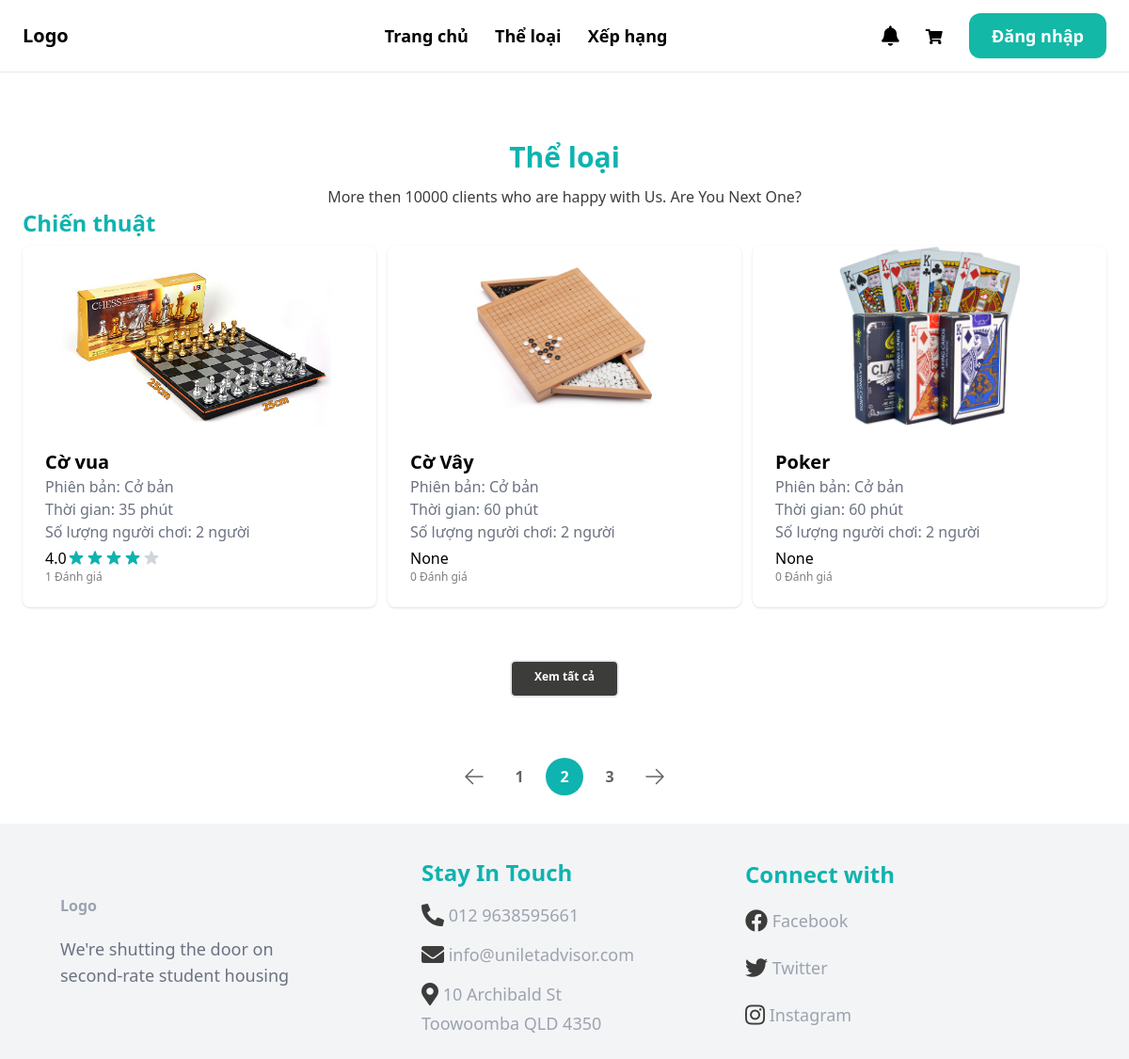
The app's page /allCategories/, older data.
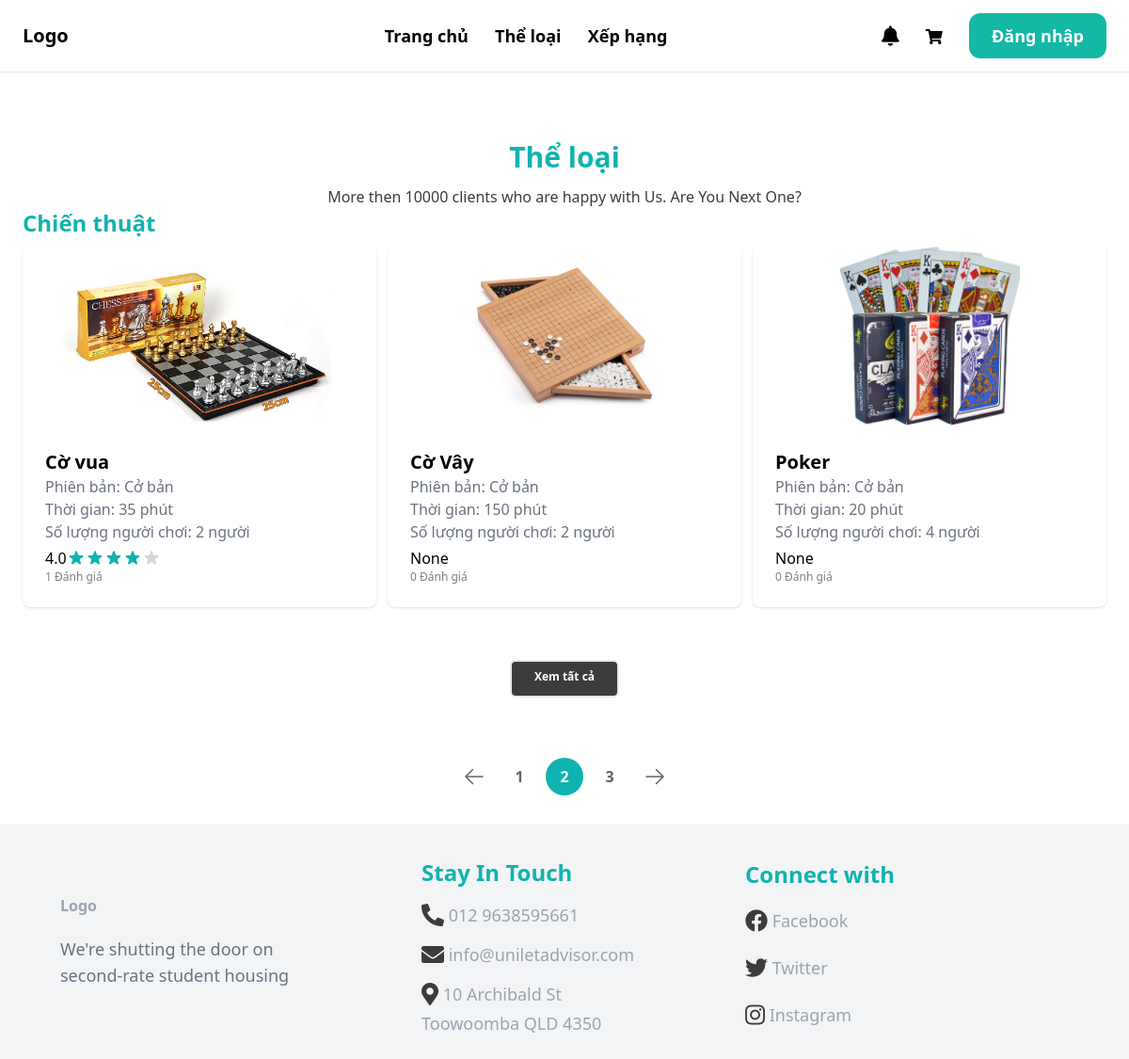
The same page, newer data.
### boardgame/models.py (models this page shows, shortened)
class  Boardgame(models.Model):
    AGE_RATINGS = (
        ('G', 'Phổ biến'),
        ('7+', 'Trên 7 tuổi'),
        ('12+', 'Trên 12 tuổi'),
        ('16+', 'Trên 16 tuổi'),
        ('18+', 'Trên 18 tuổi'),
    )
    STATUS_BG = (
        ('out_of_stock', 'Boardgame này đã hết'),
        ('stocking', 'Boardgame này vẫn còn'),
    )
    bgid = ShortUUIDField(unique=True, primary_key=True, prefix="bg", alphabet='1234567890', length=2, max_length=6)
    user = models.ForeignKey(User, on_delete=models.SET_NULL, null=True)
    date = models.DateTimeField(default=timezone.now)
    category= models.ForeignKey(Category, on_delete=models.SET_NULL, null=True)
    version = models.ForeignKey(Version, on_delete=models.SET_NULL, null=True)
    title = models.CharField(max_length=100)
    image = models.ImageField(upload_to="user_directory_path")
    description = models.TextField(null=True, blank=True, default="This is the boardgame")
    rule = models.TextField(null=True, blank=True, default="This is rule for boardgame")
    age_rating = models.CharField(choices=AGE_RATINGS, max_length=5, default="G")
    people = models.IntegerField()
    play_time = models.IntegerField()
    price = models.DecimalField(max_digits=99999999999999, decimal_places=2)
    author = models.ForeignKey(Author, on_delete=models.SET_NULL, null=True, blank=True)
    producer = models.ForeignKey(Producer, on_delete=models.SET_NULL, null=True, blank=True)
    publication_year = models.IntegerField(default="2000")
    boardgame_status = models.CharField(choices=STATUS_BG, max_length=20, default="out_of_stock")
    in_stock = models.PositiveIntegerField(default=0)
    order = models.PositiveIntegerField(default=0)
    rental = models.PositiveIntegerField(default=0)
    total = models.PositiveIntegerField(default=0)
    class Meta:
        verbose_name_plural = "Boardgame"
    def get_average_rating(self):
        return self.reviews.aggregate(avg_rating=Avg('rating'))['avg_rating']
    @property
    def draw_average_stars(self):
        if (self.get_average_rating()):
            average_stars = int(self.get_average_rating())
            return range(0,average_stars)
    @property
    def draw_non_stars(self):
        if (self.get_average_rating()):
            average_stars = int(self.get_average_rating())
            return range(0,5-average_stars)

class Version(models.Model):
    title = models.CharField(max_length=100, default=None)
    vid = ShortUUIDField(unique=True, primary_key=True, prefix="ver", alphabet='1234567890', length=2, max_length=6)
    description = models.TextField(null=True, blank=True)
    class Meta:
        verbose_name_plural = 'Version'
    def __str__(self):
        return self.title

### core/views.py (the view)
# urls.py: path('allCategories/', views.allCategories, name='allCategories'),
def allCategories(request):
    categories = Category.objects.all()
    return render(request, 'core/allCategories.html',{
        'categories': categories,
    })

### templates/core/allCategories.html (shortened to what the changed rows need)
{% extends 'core/base.html' %}
{% load static %}
{% block content %}
    <div class="grid grid-row-2 gap-2 ">
        {% for categori in categories %}
            <a href="{% url "core:category" categori.cid %}">
                <p class="text-left text-2xl font-bold text-[#0FB3AF]">{{ categori.title }}</p>
            </a>
            <div class="grid grid-cols-3 gap-3 ">
                {% for boardgame in categori.boardgame_set.all|slice:":3" %}
                    <div class="shadow bg-[#ffffff] rounded-lg">
                        <a href="{% url "boardgame:detail" boardgame.bgid %}" class="boardgame-info">
                            <div >
                                <img src="{{ boardgame.image.url }}" class="rounded-t-lg object-contain max-h-48 w-full transition " sizes="100vw">
                            </div>
                            <div class="p-6 rounded-b-xl bg-white-100">
                                <h2 class="text-xl font-bold">{{ boardgame.title }}</h2>
                                <p class="text-gray-500">Phiên bản: {{ boardgame.version }}</p>
                                <p class="text-gray-500">Thời gian: {{ boardgame.play_time }} phút</p>
                                <p class="text-gray-500">Số lượng người chơi: {{ boardgame.people }} người</p>
                                <div class="flex items-center pt-1">
                                    {{boardgame.get_average_rating}}
                                    {% for star in boardgame.draw_average_stars %}
                                        <svg aria-hidden="true" class="w-5 h-5 text-[#0FB3AF]" fill="currentColor" viewBox="0 0 20 20">
                                            <title> {{star}}</title>
                                            <path
                                                d="M9.049 2.927c.3-.921 1.603-.921 1.902 0l1.07 3.292a1 1 0 00.95.69h3.462c.969 0 1.371 1.24.588 1.81l-2.8 2.034a1 1 0 00-.364 1.118l1.07 3.292c.3.921-.755 1.688-1.54 1.118l-2.8-2.034a1 1 0 00-1.175 0l-2.8 2.034c-.784.57-1.838-.197-1.539-1.118l1.07-3.292a1 1 0 00-.364-1.118L2.98 8.72c-.783-.57-.38-1.81.588-1.81h3.461a1 1 0 00.951-.69l1.07-3.292z">
                                            </path>
                                        </svg>
                                    {% endfor %}
                                </div>
                                <div class="font-thin text-[#7E7E7E] font-['Open Sans'] text-xs">
                                    {{boardgame.reviews.all.count}} Đánh giá
                                </div>
                            </div>
                        </a>
                    </div>
                {% endfor %}
            </div>
            <div class=" grid  justify-items-center items-center pt-12 ">
                <a  href="{% url "core:category" categori.cid %}"
                    class="rounded-md h-10 border-2 border-primary px-6 py-2 text-xs font-bold bg-[#3C3C3B] text-white text-center hover:bg-[#3C3C3BCC] ">
                    Xem tất cả
                </a>
            </div>
        {% endfor %}
    </div>
{% endblock %}

Row changes from the older to the newer data that the page shows:
changed Boardgame "Cờ Vây": play_time "60" → "150"
changed Boardgame "Poker": play_time "60" → "20"; people "2" → "4"
